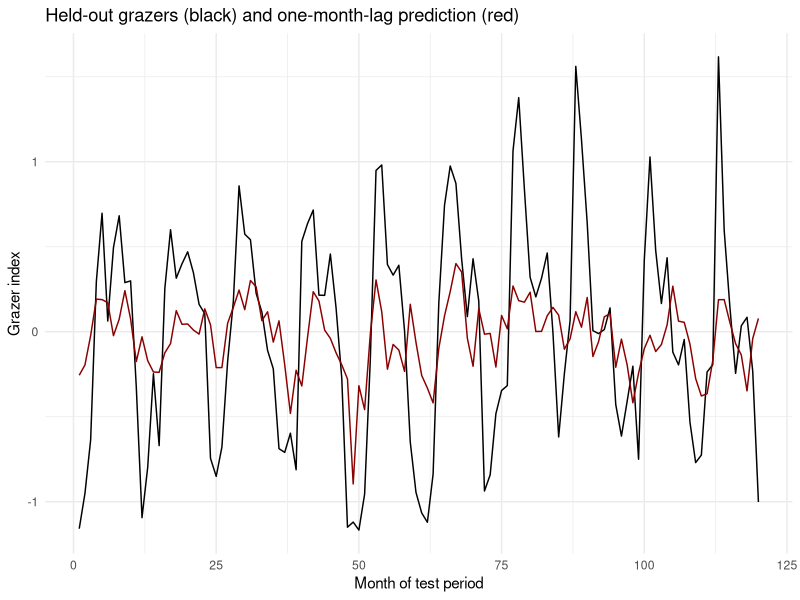

Recreate this plot in R.
# Solutions for Chapter 7: Cross-Correlation
# Instructor answer key. Not part of the book build (.R, ignored by Quarto).

library(tidyverse)
library(forecast)

# ---------------------------------------------------------------------------
# Exercise 1: Forecast the grazers
# ---------------------------------------------------------------------------
# Split Lake Washington in two, fit grazers on one-month-lagged producers over
# the training years, and predict the held-out grazers.

lwa <- read_csv("data/lake_wa_plankton.csv", show_col_types = FALSE) |>
  mutate(prod_lag = dplyr::lag(producers, 1))   # producers about a month ahead

train <- lwa |> filter(Year <= 1984) |> drop_na()
test  <- lwa |> filter(Year >= 1985) |> drop_na()

fit <- lm(grazers ~ prod_lag, data = train)
summary(fit)

test$grazers_hat <- predict(fit, newdata = test)
cor(test$grazers, test$grazers_hat)             # skill on the held-out years

ggplot(test, aes(seq_along(grazers))) +
  geom_line(aes(y = grazers), color = "black") +
  geom_line(aes(y = grazers_hat), color = "darkred") +
  labs(x = "Month of test period", y = "Grazer index",
       title = "Held-out grazers (black) and one-month-lag prediction (red)") +
  theme_minimal()

# How much can it explain? Not much. The lagged-producer R^2 is modest because
# the cross-correlation peak sits almost on top of lag zero: a one-month lag
# captures only the small asymmetric part of a relationship that is mostly
# contemporaneous and mostly seasonal. And the slope's standard error from this
# lm is optimistic, because both series share an annual cycle that leaves the
# residuals autocorrelated, the OLS-lies problem the regression chapter takes
# up. The honest claim from the chapter is the direction (algae lead grazers),
# not a trustworthy predictive slope.

# ---------------------------------------------------------------------------
# Exercise 2: Make your own spurious correlation
# ---------------------------------------------------------------------------
# Simulate independent random-walk pairs, measure the raw spurious peak, then
# prewhiten by differencing and confirm it collapses.

spurious_peak <- function(seed) {
  set.seed(seed)
  a <- cumsum(rnorm(200))
  b <- cumsum(rnorm(200))
  raw <- max(abs(ccf(a, b, lag.max = 20, plot = FALSE)$acf))
  pw  <- max(abs(ccf(diff(a), diff(b), lag.max = 20, plot = FALSE)$acf))
  c(raw = raw, prewhitened = pw)
}

results <- map_dfr(1:12, spurious_peak)
results$seed <- 1:12
results

# The raw peaks are enormous, routinely 0.4 to 0.9, every one of them a
# "relationship" between two series that share nothing. After differencing they
# collapse to noise size, a fifth of that or less. The lesson is the magnitude,
# not a strict threshold: the peak you would have reported shrinks to nothing.
mean(results$raw)          # typical raw spurious peak
mean(results$prewhitened)  # typical peak after prewhitening

# A note on bands: the dashed 2/sqrt(n) line is a per-lag threshold, so taking
# the single largest bar across 40-odd lags will graze it by chance even for
# pure noise. Do not score the differenced series by "did the max clear the
# band"; judge it by whether the towering structure is gone. It is.
